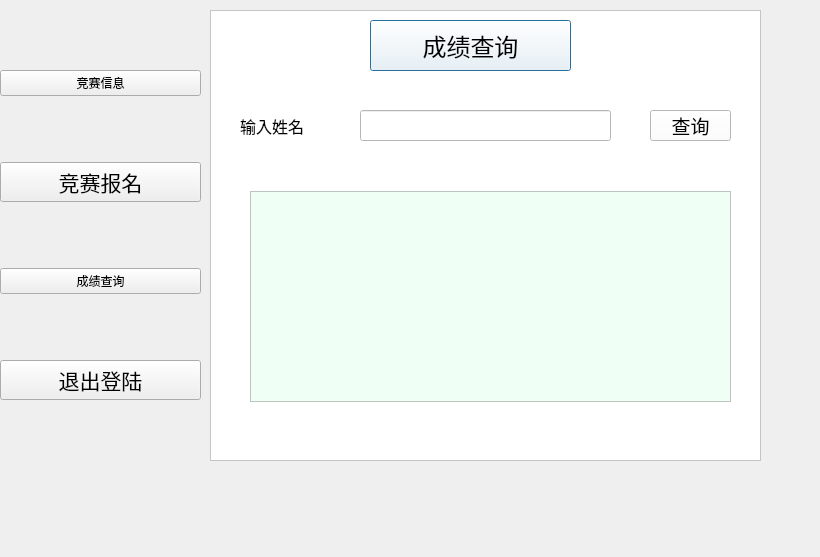
<?xml version="1.0" encoding="UTF-8"?>
<ui version="4.0">
 <class>score_inquiry</class>
 <widget class="QDialog" name="score_inquiry">
  <property name="geometry">
   <rect>
    <x>0</x>
    <y>0</y>
    <width>820</width>
    <height>557</height>
   </rect>
  </property>
  <property name="windowTitle">
   <string>Dialog</string>
  </property>
  <widget class="QFrame" name="frame">
   <property name="geometry">
    <rect>
     <x>210</x>
     <y>10</y>
     <width>551</width>
     <height>451</height>
    </rect>
   </property>
   <property name="styleSheet">
    <string notr="true">background-color: rgb(255, 255, 255);</string>
   </property>
   <property name="frameShape">
    <enum>QFrame::StyledPanel</enum>
   </property>
   <property name="frameShadow">
    <enum>QFrame::Raised</enum>
   </property>
   <widget class="QPushButton" name="pushButton_3">
    <property name="geometry">
     <rect>
      <x>160</x>
      <y>10</y>
      <width>201</width>
      <height>51</height>
     </rect>
    </property>
    <property name="font">
     <font>
      <family>Arial</family>
      <pointsize>18</pointsize>
     </font>
    </property>
    <property name="text">
     <string>成绩查询</string>
    </property>
   </widget>
   <widget class="QLabel" name="label">
    <property name="geometry">
     <rect>
      <x>30</x>
      <y>100</y>
      <width>111</width>
      <height>31</height>
     </rect>
    </property>
    <property name="font">
     <font>
      <family>Arial</family>
      <pointsize>12</pointsize>
     </font>
    </property>
    <property name="text">
     <string>输入姓名</string>
    </property>
   </widget>
   <widget class="QLineEdit" name="lineEdit">
    <property name="geometry">
     <rect>
      <x>150</x>
      <y>100</y>
      <width>251</width>
      <height>31</height>
     </rect>
    </property>
   </widget>
   <widget class="QPushButton" name="pushButton_6">
    <property name="geometry">
     <rect>
      <x>440</x>
      <y>100</y>
      <width>81</width>
      <height>31</height>
     </rect>
    </property>
    <property name="font">
     <font>
      <family>Arial</family>
      <pointsize>14</pointsize>
     </font>
    </property>
    <property name="text">
     <string>查询</string>
    </property>
   </widget>
   <widget class="QTableView" name="tableView">
    <property name="geometry">
     <rect>
      <x>40</x>
      <y>181</y>
      <width>481</width>
      <height>211</height>
     </rect>
    </property>
    <property name="styleSheet">
     <string notr="true">background-color: rgb(240, 255, 245);
</string>
    </property>
   </widget>
  </widget>
  <widget class="QWidget" name="verticalLayoutWidget">
   <property name="geometry">
    <rect>
     <x>0</x>
     <y>10</y>
     <width>201</width>
     <height>451</height>
    </rect>
   </property>
   <layout class="QVBoxLayout" name="verticalLayout">
    <item>
     <widget class="QPushButton" name="pushButton_4">
      <property name="styleSheet">
       <string notr="true">font: 16pt &quot;Arial&quot;;</string>
      </property>
      <property name="text">
       <string>竞赛信息</string>
      </property>
     </widget>
    </item>
    <item>
     <widget class="QPushButton" name="pushButton">
      <property name="font">
       <font>
        <family>Arial</family>
        <pointsize>16</pointsize>
       </font>
      </property>
      <property name="text">
       <string>竞赛报名</string>
      </property>
     </widget>
    </item>
    <item>
     <widget class="QPushButton" name="pushButton_5">
      <property name="styleSheet">
       <string notr="true">font: 16pt &quot;Arial&quot;;</string>
      </property>
      <property name="text">
       <string>成绩查询</string>
      </property>
     </widget>
    </item>
    <item>
     <widget class="QPushButton" name="pushButton_2">
      <property name="font">
       <font>
        <family>Arial</family>
        <pointsize>16</pointsize>
       </font>
      </property>
      <property name="text">
       <string>退出登陆</string>
      </property>
     </widget>
    </item>
   </layout>
  </widget>
 </widget>
 <resources/>
 <connections/>
</ui>
